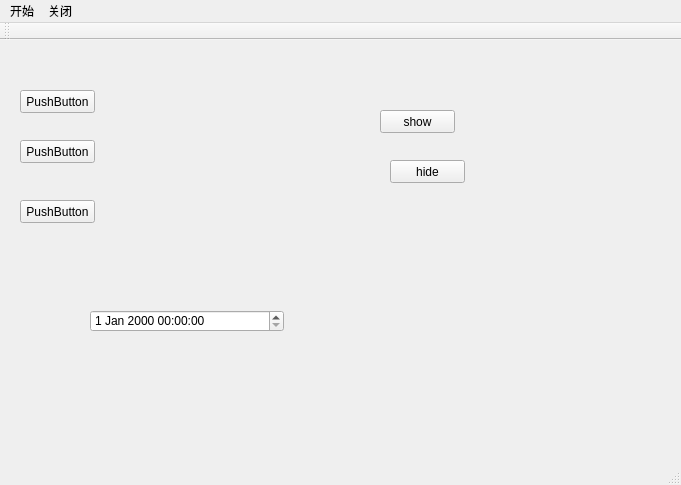
<?xml version="1.0" encoding="UTF-8"?>
<ui version="4.0">
 <class>MainWindow</class>
 <widget class="QMainWindow" name="MainWindow">
  <property name="geometry">
   <rect>
    <x>0</x>
    <y>0</y>
    <width>681</width>
    <height>485</height>
   </rect>
  </property>
  <property name="windowTitle">
   <string>MainWindow</string>
  </property>
  <widget class="QWidget" name="centralWidget">
   <widget class="QPushButton" name="pushButton">
    <property name="geometry">
     <rect>
      <x>20</x>
      <y>50</y>
      <width>75</width>
      <height>23</height>
     </rect>
    </property>
    <property name="text">
     <string>PushButton</string>
    </property>
   </widget>
   <widget class="QPushButton" name="pushButton_2">
    <property name="geometry">
     <rect>
      <x>20</x>
      <y>100</y>
      <width>75</width>
      <height>23</height>
     </rect>
    </property>
    <property name="text">
     <string>PushButton</string>
    </property>
   </widget>
   <widget class="QPushButton" name="pushButton_3">
    <property name="geometry">
     <rect>
      <x>20</x>
      <y>160</y>
      <width>75</width>
      <height>23</height>
     </rect>
    </property>
    <property name="text">
     <string>PushButton</string>
    </property>
   </widget>
   <widget class="QPushButton" name="pushButton_4">
    <property name="geometry">
     <rect>
      <x>380</x>
      <y>70</y>
      <width>75</width>
      <height>23</height>
     </rect>
    </property>
    <property name="text">
     <string>show</string>
    </property>
   </widget>
   <widget class="QPushButton" name="pushButton_5">
    <property name="geometry">
     <rect>
      <x>390</x>
      <y>120</y>
      <width>75</width>
      <height>23</height>
     </rect>
    </property>
    <property name="text">
     <string>hide</string>
    </property>
   </widget>
   <widget class="QDateTimeEdit" name="dateTimeEdit">
    <property name="geometry">
     <rect>
      <x>90</x>
      <y>270</y>
      <width>194</width>
      <height>22</height>
     </rect>
    </property>
   </widget>
  </widget>
  <widget class="QMenuBar" name="menuBar">
   <property name="geometry">
    <rect>
     <x>0</x>
     <y>0</y>
     <width>681</width>
     <height>23</height>
    </rect>
   </property>
   <widget class="QMenu" name="menu">
    <property name="title">
     <string>开始</string>
    </property>
    <addaction name="action1"/>
    <addaction name="separator"/>
    <addaction name="action2"/>
   </widget>
   <widget class="QMenu" name="menu_2">
    <property name="title">
     <string>关闭</string>
    </property>
    <addaction name="action3"/>
    <addaction name="action4"/>
   </widget>
   <addaction name="menu"/>
   <addaction name="menu_2"/>
  </widget>
  <widget class="QToolBar" name="mainToolBar">
   <attribute name="toolBarArea">
    <enum>TopToolBarArea</enum>
   </attribute>
   <attribute name="toolBarBreak">
    <bool>false</bool>
   </attribute>
  </widget>
  <widget class="QStatusBar" name="statusBar"/>
  <action name="action1">
   <property name="text">
    <string>1</string>
   </property>
  </action>
  <action name="action3">
   <property name="text">
    <string>32</string>
   </property>
  </action>
  <action name="action4">
   <property name="text">
    <string>23</string>
   </property>
  </action>
  <action name="action2">
   <property name="text">
    <string>2</string>
   </property>
  </action>
 </widget>
 <layoutdefault spacing="6" margin="11"/>
 <resources/>
 <connections/>
</ui>
